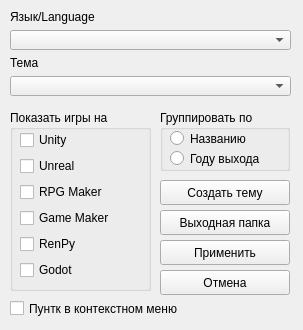
<?xml version="1.0" encoding="UTF-8"?>
<ui version="4.0">
 <class>MainWindow</class>
 <widget class="QMainWindow" name="MainWindow">
  <property name="geometry">
   <rect>
    <x>0</x>
    <y>0</y>
    <width>303</width>
    <height>330</height>
   </rect>
  </property>
  <property name="windowTitle">
   <string>MainWindow</string>
  </property>
  <widget class="QWidget" name="centralwidget">
   <widget class="QGroupBox" name="groupBox">
    <property name="geometry">
     <rect>
      <x>10</x>
      <y>110</y>
      <width>141</width>
      <height>181</height>
     </rect>
    </property>
    <property name="title">
     <string>Показать игры на</string>
    </property>
    <widget class="QWidget" name="">
     <property name="geometry">
      <rect>
       <x>10</x>
       <y>20</y>
       <width>121</width>
       <height>151</height>
      </rect>
     </property>
     <layout class="QVBoxLayout" name="verticalLayout_2">
      <item>
       <widget class="QCheckBox" name="checkBox">
        <property name="text">
         <string>Unity</string>
        </property>
       </widget>
      </item>
      <item>
       <widget class="QCheckBox" name="checkBox_2">
        <property name="text">
         <string>Unreal</string>
        </property>
       </widget>
      </item>
      <item>
       <widget class="QCheckBox" name="checkBox_3">
        <property name="text">
         <string>RPG Maker</string>
        </property>
       </widget>
      </item>
      <item>
       <widget class="QCheckBox" name="checkBox_4">
        <property name="text">
         <string>Game Maker</string>
        </property>
       </widget>
      </item>
      <item>
       <widget class="QCheckBox" name="checkBox_5">
        <property name="text">
         <string>RenPy</string>
        </property>
       </widget>
      </item>
      <item>
       <widget class="QCheckBox" name="checkBox_6">
        <property name="text">
         <string>Godot</string>
        </property>
       </widget>
      </item>
     </layout>
    </widget>
   </widget>
   <widget class="QGroupBox" name="groupBox_2">
    <property name="geometry">
     <rect>
      <x>160</x>
      <y>110</y>
      <width>130</width>
      <height>61</height>
     </rect>
    </property>
    <property name="title">
     <string>Группировать по</string>
    </property>
    <widget class="QRadioButton" name="radioButton">
     <property name="geometry">
      <rect>
       <x>10</x>
       <y>20</y>
       <width>101</width>
       <height>17</height>
      </rect>
     </property>
     <property name="text">
      <string>Названию</string>
     </property>
    </widget>
    <widget class="QRadioButton" name="radioButton_2">
     <property name="geometry">
      <rect>
       <x>10</x>
       <y>40</y>
       <width>101</width>
       <height>17</height>
      </rect>
     </property>
     <property name="text">
      <string>Году выхода</string>
     </property>
    </widget>
   </widget>
   <widget class="QCheckBox" name="checkBox_7">
    <property name="geometry">
     <rect>
      <x>10</x>
      <y>300</y>
      <width>201</width>
      <height>17</height>
     </rect>
    </property>
    <property name="text">
     <string>Пунтк в контекстном меню</string>
    </property>
   </widget>
   <widget class="QToolButton" name="create_theme">
    <property name="geometry">
     <rect>
      <x>160</x>
      <y>180</y>
      <width>130</width>
      <height>25</height>
     </rect>
    </property>
    <property name="text">
     <string>Cоздать тему</string>
    </property>
   </widget>
   <widget class="QToolButton" name="out_folder">
    <property name="geometry">
     <rect>
      <x>160</x>
      <y>210</y>
      <width>130</width>
      <height>25</height>
     </rect>
    </property>
    <property name="text">
     <string>Выходная папка</string>
    </property>
   </widget>
   <widget class="QToolButton" name="save_setting">
    <property name="geometry">
     <rect>
      <x>160</x>
      <y>240</y>
      <width>130</width>
      <height>25</height>
     </rect>
    </property>
    <property name="text">
     <string>Применить</string>
    </property>
   </widget>
   <widget class="QToolButton" name="cancel_button">
    <property name="geometry">
     <rect>
      <x>160</x>
      <y>270</y>
      <width>130</width>
      <height>25</height>
     </rect>
    </property>
    <property name="text">
     <string>Отмена</string>
    </property>
   </widget>
   <widget class="QWidget" name="">
    <property name="geometry">
     <rect>
      <x>10</x>
      <y>10</y>
      <width>281</width>
      <height>86</height>
     </rect>
    </property>
    <layout class="QVBoxLayout" name="verticalLayout">
     <item>
      <widget class="QLabel" name="label">
       <property name="text">
        <string>Язык/Language</string>
       </property>
      </widget>
     </item>
     <item>
      <widget class="QComboBox" name="comboBox"/>
     </item>
     <item>
      <widget class="QLabel" name="label_2">
       <property name="text">
        <string>Тема</string>
       </property>
      </widget>
     </item>
     <item>
      <widget class="QComboBox" name="comboBox_2"/>
     </item>
    </layout>
   </widget>
  </widget>
 </widget>
 <resources/>
 <connections/>
</ui>
